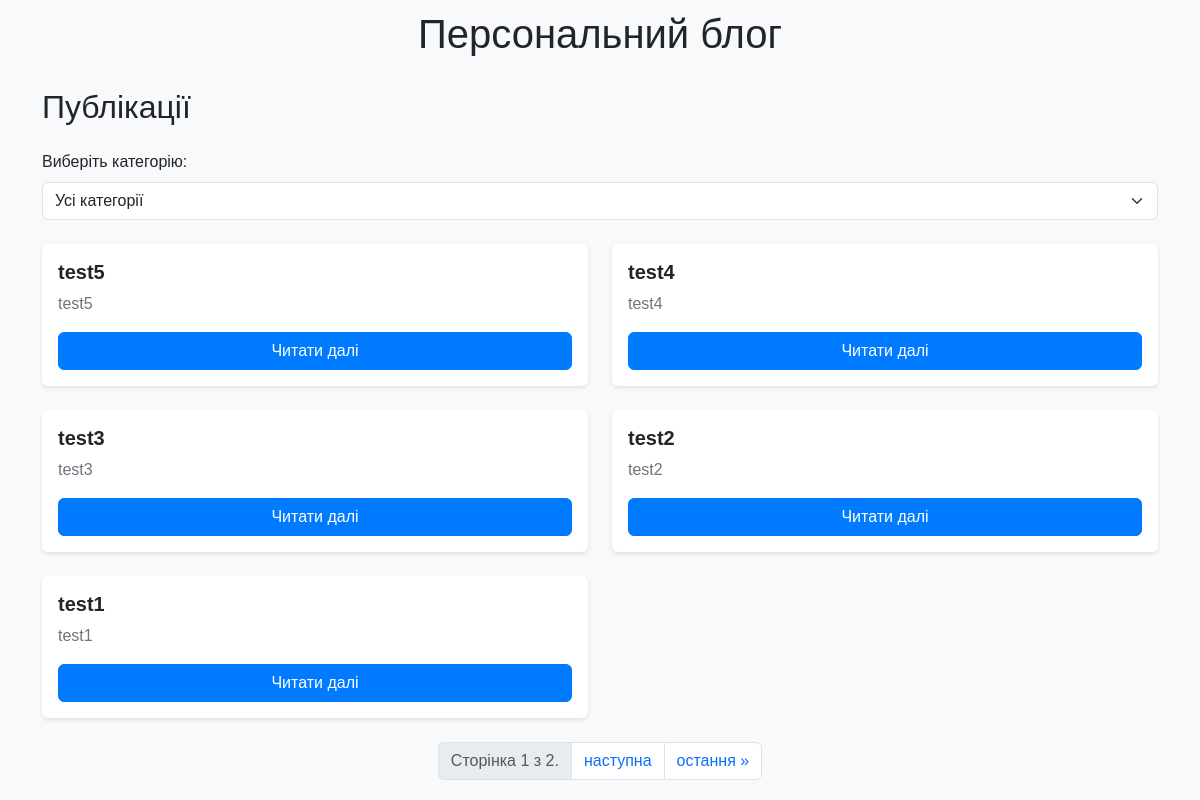
The app's page /articles/ with its own data.
### app_blog/models.py (models this page shows, shortened)
class Article(models.Model):
    title = models.CharField(u'Заголовок', max_length=250, help_text=u'Максимум 250 символів')
    description = models.TextField(blank=True, verbose_name=u'Опис')
    pub_date = models.DateTimeField(u'Дата публікації', default=timezone.now)
    slug = models.SlugField(u'Слаг', unique_for_date='pub_date')
    main_page = models.BooleanField(u'Головна', default=False, help_text=u'Показувати на головній сторінці')
    category = models.ForeignKey(Category, related_name='articles', blank=True, null=True,
                                 verbose_name=u'Категорія', on_delete=models.CASCADE)
    class Meta:
        ordering = ['-pub_date']
        verbose_name = u'Стаття'
        verbose_name_plural = u'Статті'
    def get_absolute_url(self):
        return reverse('article_detail', args=[self.slug])

### app_blog/views.py (the view)
# urls.py: path('articles/', ArticleListView.as_view(), name='article_list'),  # Усі статті
class ArticleListView(ListView):
    model = Article
    template_name = 'articles/article_list.html'
    context_object_name = 'articles'
    paginate_by = 5  # Додано пагінацію
    def get_queryset(self):
        queryset = Article.objects.all().order_by('-pub_date')
        category_slug = self.request.GET.get('category_slug')
        if category_slug:
            category = get_object_or_404(Category, slug=category_slug)
            queryset = queryset.filter(category=category)
        return queryset
    def get_context_data(self, **kwargs):
        context = super().get_context_data(**kwargs)
        context['categories'] = Category.objects.all()
        return context

### app_blog/templates/articles/article_list.html (shortened to what this page needs)
{% extends "base.html" %}
{% load static %}
{% block content %}
<h2 class="mb-4">Публікації</h2>
<form method="get" action="{% url 'article_list' %}" class="mb-4">
    <label for="category" class="form-label">Виберіть категорію:</label>
    <select name="category_slug" id="category" class="form-select" onchange="this.form.submit()">
        <option value="">Усі категорії</option>
    </select>
</form>
{% if page_obj %}
<div class="row">
    {% for article in page_obj %}
    <div class="col-md-6 mb-4">
        <div class="card h-100 d-flex flex-column">
            <div class="card-body d-flex flex-column">
                <h5 class="card-title">{{ article.title }}</h5>
                <p class="card-text flex-grow-1">{{ article.description|safe|escape|striptags|truncatewords_html:32 }}</p>
                <a href="{{ article.get_absolute_url }}" class="btn btn-primary mt-auto">Читати далі</a>
            </div>
        </div>
    </div>
    {% endfor %}
</div>
{% else %}
<p class="text-muted">Немає статей для відображення.</p>
{% endif %}
{% if page_obj.paginator.num_pages > 1 %}
<nav aria-label="Page navigation">
    <ul class="pagination justify-content-center">
        <li class="page-item disabled">
            <span class="page-link">
                Сторінка {{ page_obj.number }} з {{ page_obj.paginator.num_pages }}.
            </span>
        </li>
        {% if page_obj.has_next %}
        <li class="page-item">
            <a class="page-link" href="?page={{ page_obj.next_page_number }}" aria-label="Наступна">
                <span aria-hidden="true">наступна</span>
            </a>
        </li>
        <li class="page-item">
            <a class="page-link" href="?page={{ page_obj.paginator.num_pages }}" aria-label="Остання">
                <span aria-hidden="true">остання &raquo;</span>
            </a>
        </li>
        {% endif %}
    </ul>
</nav>
{% endif %}
{% endblock %}

### static/css/main.css (style rules this page uses)
body { background-color: #f8f9fa; font-family: 'Arial', sans-serif; }
h2 { margin-top: 30px; }
.card { border: none; box-shadow: 0 2px 4px rgba(0, 0, 0, 0.1); }
.card-title { font-size: 1.25rem; font-weight: bold; }
.card-text { color: #6c757d; }
.btn-primary { background-color: #007bff; border-color: #007bff; }

### records on screen
Article: title "test5", description "test5"
Article: title "test4", description "test4"
Article: title "test3", description "test3"
Article: title "test2", description "test2"
Article: title "test1", description "test1"

### other values on screen
{{ page_obj.number }} "1"
{{ page_obj.paginator.num_pages }} "2"
